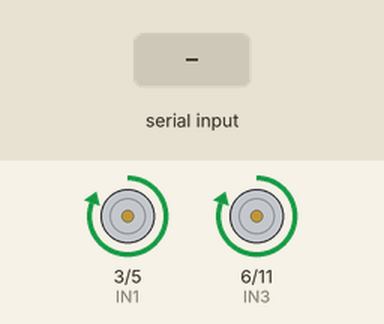
Recording of a sketch running on a simulated Arduino Uno, built with avr-gcc and run on an emulated ATmega328P. On the bench: motor-driver pin pairs drawn as motors (green arrow = first pin HIGH = forward, orange = second pin HIGH = backward, longer = more drive). The test bench sets the inputs (shaded band).

Above: at 3.2 s.
3.3 s: "l" received over the second serial link
At 4.6 s:
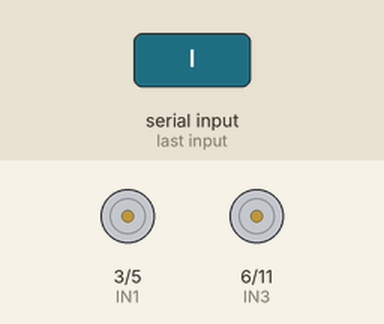
At 6.2 s:
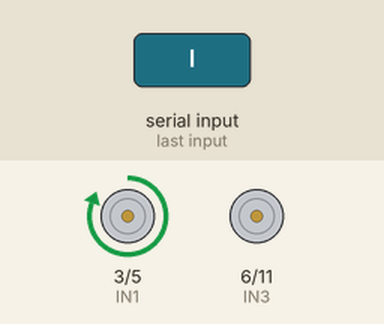
Timing chart, 0 to 7.7 s (numbered marks = the images above; inputs shaded):
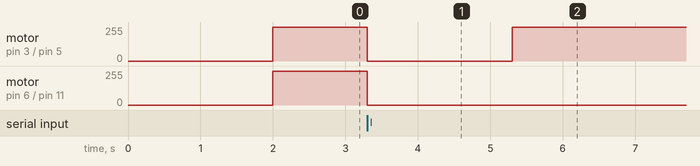

The sketch:

sampel_Bdg.ino
```cpp
#include <SoftwareSerial.h>
// 블루투스 사용을 위한 라이브러리 헤더파일을 불러온다
SoftwareSerial BLTH(9,10);
// (9번과 10번핀에 연결)객체를 선언한다
// (TX, RX순)

// left motor pins
// 3번과 5번핀 이용
#define IN1 3
#define IN2 5

// right motor pins
// 6번과 11번핀 이용
#define IN3 6
#define IN4 11

// set motors to move forward
void go(){
  digitalWrite(IN1, HIGH);
  digitalWrite(IN2, LOW);
  digitalWrite(IN3, HIGH);
  digitalWrite(IN4, LOW);
}

//정지 함수
void stop(){
  digitalWrite(IN1, LOW);
  digitalWrite(IN2, LOW);
  digitalWrite(IN3, LOW);
  digitalWrite(IN4, LOW);
  delay(2000);
  return;
}
//좌회전 함수
void left(){
  stop();
  digitalWrite(IN1, HIGH);
  digitalWrite(IN2, LOW);
  digitalWrite(IN3, LOW);
  digitalWrite(IN4, LOW);
}
//우회전 함수
void right(){
  stop();
  digitalWrite(IN1, LOW);
  digitalWrite(IN2, LOW);
  digitalWrite(IN3, HIGH);
  digitalWrite(IN4, LOW);
}

void setup() {
  // set up serial port
  Serial.begin(9600);
  BLTH.begin(9600);

  // set all the motor pins OUTPUT mode

  pinMode(IN1, OUTPUT);
  pinMode(IN2, OUTPUT);
  pinMode(IN3, OUTPUT);
  pinMode(IN4, OUTPUT);

  // wait 2 seconds after power up
  delay(2000);
  go();

}

void loop() {
  // 물체 인식시 정지를 구현
  if(BLTH.available()){
    char get_C = BLTH.read();
    if(get_C=='l'){
      left();
    }
    else if(get_C=='r'){
      right();
    }
    BLTH.write(BLTH.read());
    delay(5000);
  }
}
```

Measured:
- after the input at 3.3 s, motor on pin 3 (IN1) / pin 5 (IN2): forward 255/255 → stopped at once, → forward 255/255 2.0 s later; motor on pin 6 (IN3) / pin 11 (IN4): forward 255/255 → stopped at once
